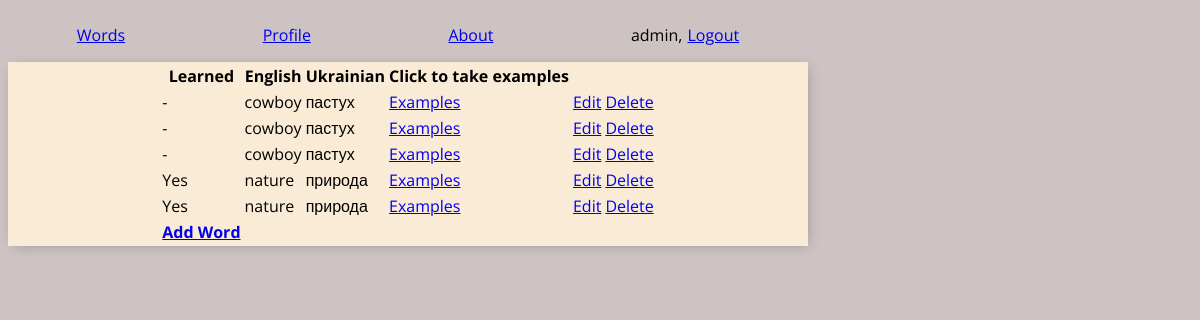
The app's page / (signed in) with its own data.
### base/models.py (models this page shows, shortened)
class Word(models.Model):
    user = models.ForeignKey(User, on_delete=models.CASCADE, null=True)
    english = models.CharField(max_length=50)
    ukrainian = models.CharField(max_length=50)
    complete = models.BooleanField(default=False)
    examples = models.CharField(max_length=100, default='no example')
    class Meta:
        ordering = ['complete']

### base/views.py (the view)
# urls.py: path('', WordList.as_view(), name='words'),
class WordList(LoginRequiredMixin, ListView):
    model = Word
    context_object_name = 'words'
    def get_context_data(self, **kwargs):
        context = super().get_context_data(**kwargs)
        context['words'] = context['words'].filter(user=self.request.user)
        return context

### base/templates/base/word_list.html (shortened to what this page needs)
{% extends 'base/main.html' %}
{% block content %}
    <div class="content_block">
        <table>
            <tr>
                <th>Learned</th>
                <th>English</th>
                <th>Ukrainian</th>
                <th>Click to take examples</th>
            </tr>
            {% for word in words %}
                <tr>
                    {% if word.complete %}
                        <td>Yes</td>
                    {% else %}
                        <td>-</td>
                    {% endif %}
                    <td>{{ word.english }}</td>
                    <td>{{ word.ukrainian }}</td>
                    <td><a href="{% url 'word' word.id %}">Examples</a></td>
                    <td><a href="{% url 'word-update' word.id %}">Edit</a></td>
                    <td><a href="{% url 'word-delete' word.id %}">Delete</a></td>
                </tr>
            {% empty %}
                <tr>
                    <td>No words</td>
                </tr>
            {% endfor %}
            <tr>
                <th>
                    <a href="{% url 'word-create' %}">Add Word</a>
                </th>
            </tr>
        </table>
    </div>
{% endblock content %}

### base/templates/base/main.html (shortened to what this page needs)
<!DOCTYPE html>
<html lang="en">
<head>
</head>
<body>
{% include 'base/header.html' %}
<div class="container">
    {% block content %}
    {% endblock content %}
</div>
</body>
</html>

### base/templates/base/header.html (shortened to what this page needs)
<div class="header">
    <div class="header__navigations">
        <div class="header__navigations_button">
            <a class="navigations_button_text" href="{% url 'words' %}">Words</a>
        </div>
        <div class="header__navigations_button">
            <a class="navigations_button_text" href="{% url 'profile' %}">Profile</a>
        </div>
        <div class="header__navigations_button">
            <a class="navigations_button_text" href="{% url 'about' %}">About</a>
        </div>
        <div class="user__info">
            {% if request.user.is_authenticated %}
                <p class="user__info_username">{{ request.user }},</p>
                <a href="{% url 'logout' %}">Logout</a>
            {% else %}
                <a href="{% url 'login' %}">Login</a>
            {% endif %}
        </div>
    </div>
</div>

### base/templates/base/main.html (style rules this page uses)
body { background-color: #cdc3c3; font-family: 'Open Sans', sans-serif; max-width: 800px; }
.container { width: 100%; margin: auto; background-color: antiquewhite; box-shadow: 2px 2px 13px -4px rgba(0, 0, 0, 0.3); }

### base/templates/base/header.html (style rules this page uses)
.header { display: flex; justify-content: space-around; align-items: center; width: 100%; }
.header__navigations { width: 100%; display: flex; justify-content: space-around; align-items: center; }
.user__info { display: flex; justify-content: space-around; align-items: center; }
.user__info_username { margin-right: 5px; }

### base/templates/base/word_list.html (style rules this page uses)
.content_block { display: flex; justify-content: space-around; flex-direction: column; align-items: center; }

### records on screen
Word: english "cowboy", ukrainian "пастух"
Word: english "cowboy", ukrainian "пастух"
Word: english "cowboy", ukrainian "пастух"
Word: complete "Yes", english "nature", ukrainian "природа"
Word: complete "Yes", english "nature", ukrainian "природа"

### other values on screen
{{ request.user }} "admin"
